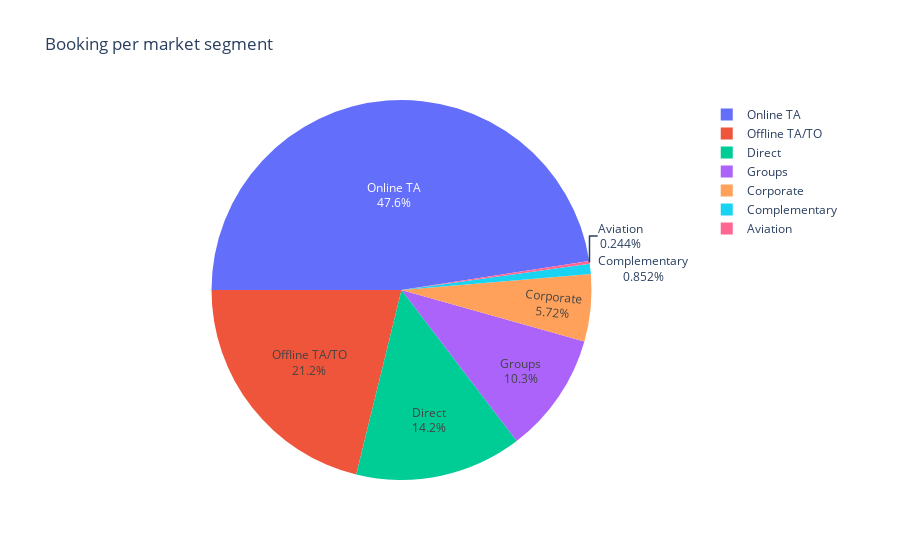

Notebook code for this chart:
### Code cell
fig = px.pie(clean_data,
            values = clean_data['market_segment'].value_counts().values,
            names = clean_data['market_segment'].value_counts().index,
            title = "Booking per market segment")
fig.update_traces(rotation=-90, textinfo="percent+label")
fig.show()

### Figure 1 — Plotly figure (JSON) as saved in the notebook; plotly's stock layout.template omitted (floating-point values rounded to 4 significant figures)
{"data": [{"domain": {"x": [0, 1], "y": [0, 1]}, "hovertemplate": "label=%{label}<br>value=%{value}<extra></extra>", "labels": ["Online TA", "Offline TA/TO", "Direct", "Groups", "Corporate", "Complementary", "Aviation"], "legendgroup": "", "name": "", "rotation": -90, "showlegend": true, "textinfo": "percent+label", "type": "pie", "values": [35673, 15880, 10648, 7697, 4291, 639, 183]}], "layout": {"legend": {"tracegroupgap": 0}, "title": {"text": "Booking per market segment"}}}
